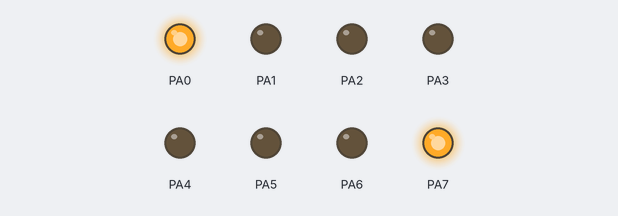
Simulated run of this program. Board: ATmega32, built with avr-gcc and emulated at 8 MHz. On the bench: output pins drawn as LEDs (lit = HIGH).

Above: at 0.2 s.
At 1.4 s:
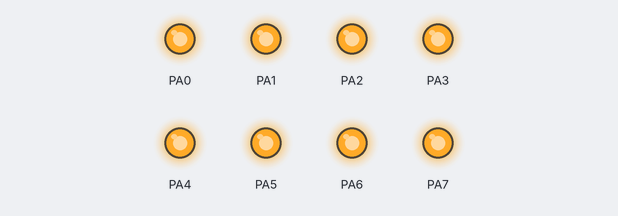
At 3.1 s:
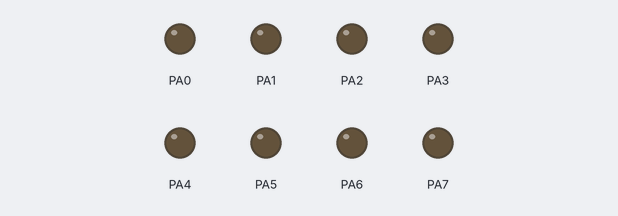
At 5.1 s:
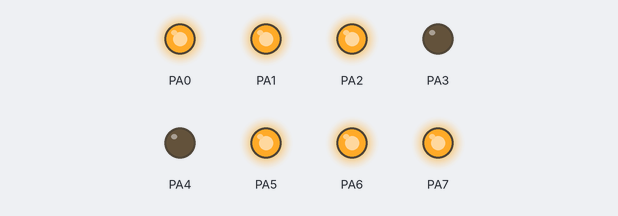
At 7.2 s:
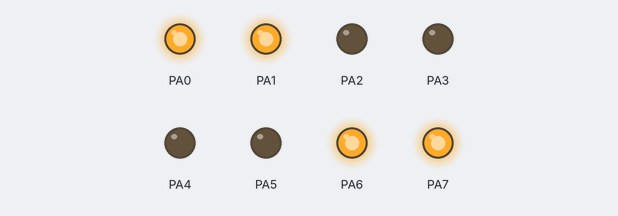
Timing chart, 0 to 7.6 s (numbered marks = the images above):
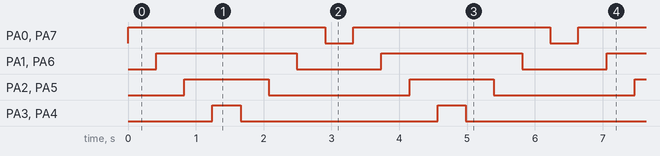

The program:

main.c
```c
/*
 * main.c
 *
 *  Created on: May 17, 2020
 *      Author: MGIsmail
 */

#include <avr/io.h>
#include <util/delay.h>

#define SET_bit(var, bit_no)		var = (1<<bit_no)|var
#define CLR_bit(var, bit_no)		var = ~(1<<bit_no)&var

int main (void)
{
	DDRA=0xFF;
	PORTA=0x00;
	while(1)
	{


		for (char i=0; i<=3; i++)
		{
			SET_bit(PORTA, i);
			SET_bit(PORTA, (7-i));
			_delay_ms(400);
		}

		for ( int  i=3; i>=0; i--) //signed int also works
		{
			CLR_bit(PORTA, i);
			CLR_bit(PORTA, (7-i));
			_delay_ms(400);
		}

	}

}
```

Measured:
- by itself, PA0, PA7: alternates HIGH for 2.9 s and LOW for 0.42 s
- by itself, PA1, PA6: alternates HIGH for 2.1 s and LOW for 1.2 s
- by itself, PA2, PA5: alternates HIGH for 1.2 s and LOW for 2.1 s
- by itself, PA3, PA4: alternates HIGH for 0.42 s and LOW for 2.9 s
